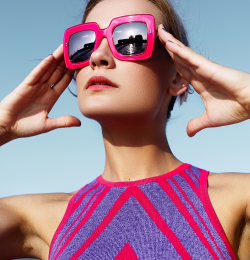
#> input picture 02-配套案例/03-机器视觉基础应用实训案例/05-图像几何变换基础实训/01平移缩放/test.png, 250 x 260 px
$ python '2_平移.py'
#> lines starting #> are read from the running program, lines starting #| are printed output that depends on the picture
#!/usr/bin/env python3
# -*- coding: utf-8 -*-

"""
2平移-2.py:
http://docs.opencv.org/3.2.0/da/d6e/tutorial_py_geometric_transformations.html
    warpAffine(src, M, dsize[, dst[, flags[, borderMode[, borderValue]]]]) -> dst
    返回值：
        平移操作后的图像
    参数解析：
        M：描述矩阵，示例M = np.float32([[1, 0, 100], [0, 1, 50]])
            表示在x轴上向左平移100个像素单位，在Y轴上向下平移50个像素单位
        dsize：输出图像的大小（宽，高）
        flags：插值方式有如下插值法可用
            cv.INTER_NEAREST  最邻近插值,将离新像素所在位置最近的像素像素值赋值给新像素
            cv.INTER_LINEAR  双线性插值, x、y方向临近像素取乘以相应权重并相加赋值给i新的像素值
            cv.INTER_CUBIC  双立方插值, 精度更高，计算量最大，取附近十六个点加权取像素值
            cv.INTER_LANCZOS4  附近像素及原像素加权取值
        borderModer:
            BORDER_CONSTANT = 0  以borderValue值填充边界
            BORDER_DEFAULT = 4   镜像填充
            BORDER_REFLECT = 2  镜像填充
            BORDER_REFLECT101 = 4  镜像填充
            BORDER_REPLICATE = 1  拉伸填充
            BORDER_TRANSPARENT = 5  暂时不知道
            BORDER_WRAP = 3  溢出填充
        borderValue：
            填充值
"""

import cv2 as cv
import numpy as np

img = cv.imread('./test.png')
#> img is the input picture: shape (260, 250, 3); mean B, G, R 145.7, 130.5, 164.3
rows, cols = img.shape[:2]
#> rows = 260; cols = 250
M = np.float32([[1, 0, cols // 2], [0, 1, 0]])
#> M = [[1, 0, 125], [0, 1, 0]]
dst = cv.warpAffine(img, M, (cols, rows))
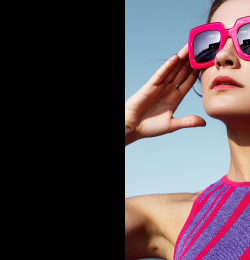
#> dst: shape (260, 250, 3); mean B, G, R 76.3, 69.4, 83.3
dst1 = cv.warpAffine(img, M, (cols, rows), flags = cv.INTER_LANCZOS4,
                     borderMode = cv.BORDER_CONSTANT, borderValue = (255, 255, 0))
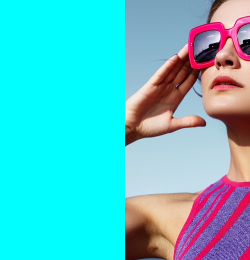
#> dst1: shape (260, 250, 3); mean B, G, R 203.8, 196.9, 83.3
dst2 = cv.warpAffine(img, M, (cols, rows), flags = cv.INTER_LANCZOS4,
                     borderMode = cv.BORDER_DEFAULT)
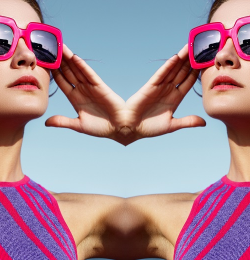
#> dst2: shape (260, 250, 3); mean B, G, R 152.5, 138.5, 166.6
dst3 = cv.warpAffine(img, M, (cols, rows), flags = cv.INTER_LANCZOS4,
                     borderMode = cv.BORDER_WRAP)
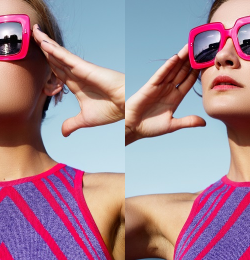
#> dst3: shape (260, 250, 3); mean B, G, R 145.7, 130.5, 164.3

cv.imwrite('./outputs/x100_y50_default.jpg', dst)
cv.imwrite('./outputs/constant.jpg', dst1)
cv.imwrite('./outputs/BORDER_DEFAULT.jpg', dst2)
cv.imwrite('./outputs/BORDER_WRAP.jpg', dst3)

cv.imshow('dst', dst)
cv.imshow('dst1', dst1)
cv.waitKey(0)
cv.destroyAllWindows()

$ run again, with 02-配套案例/03-机器视觉基础应用实训案例/05-图像几何变换基础实训/01平移缩放/sudoku.jpg saved as 02-配套案例/03-机器视觉基础应用实训案例/05-图像几何变换基础实训/01平移缩放/test.png
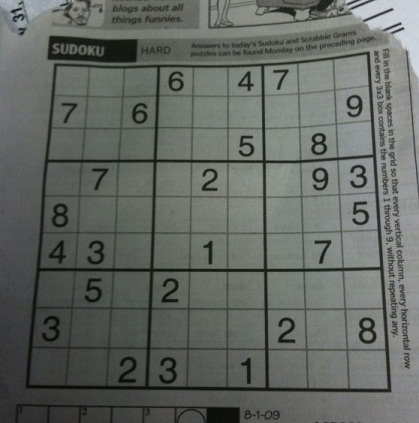
#> input picture 02-配套案例/03-机器视觉基础应用实训案例/05-图像几何变换基础实训/01平移缩放/sudoku.jpg, 419 x 423 px
#> img is the input picture: shape (423, 419, 3); mean B, G, R 98.9, 103.6, 99.4
#> `dst1 = cv.warpAffine(img, M, (cols, rows), flags = cv.INTER_LANCZOS4, ..`:
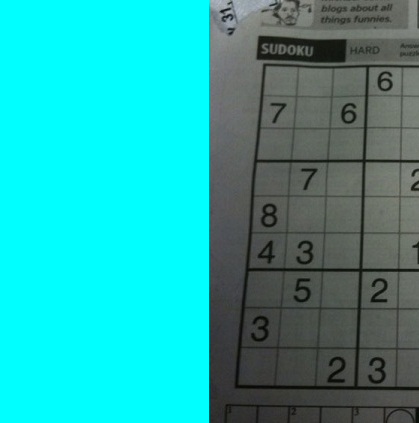
#> dst1: shape (423, 419, 3); mean B, G, R 168.1, 170.6, 41.3
#> `dst3 = cv.warpAffine(img, M, (cols, rows), flags = cv.INTER_LANCZOS4, ..`:
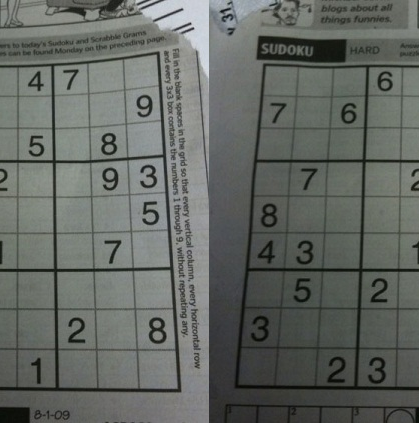
#> dst3: shape (423, 419, 3); mean B, G, R 98.9, 103.6, 99.4
